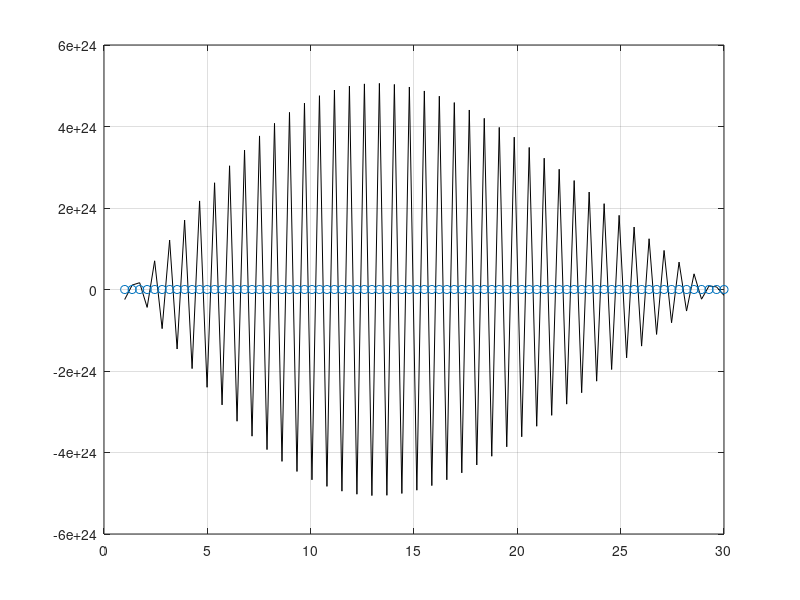

Reproduce this figure in MATLAB.
clc;close all; clear all;
X = 10; r = 0.05; sigma = 0.20;
T = 0.5; theta = 0.5;
N = 81;
M = 100;
S = linspace(1,30,N);
dt = T/M;
y = log(S);
dy = y(2)-y(1);
%dy = 0.3;
c = 1;
[call, put] = blsprice(S,X,r,T,sigma);
for j = 1:N
    y(j) = (j-1)*dy;
end
phi = zeros(N,N);
for i = 1:N
    for j = 1:N
        phi(i,j) = sqrt((y(i) - y(j))^2 + (4*dy)^2);
    end
end
L =  zeros(N,N);
Ly =  zeros(N,N);
Lyy =  zeros(N,N);
L = phi;
for i = 1:N
    for j = 1:N
        Ly(i,j) = (y(i)-y(j))/(sqrt((y(i) - y(j))^2 + (4*dy)^2));
    end
end
for i = 1:N
    for j = 1:N
        Lyy(i,j) = 1/sqrt((y(i) - y(j))^2 + 4*dy^2)-(y(i)-y(j))^2/(sqrt((y(i) - y(j))^2 + (4*dy)^2))^3;
    end
end
P=r*(eye(N))-(0.5*sigma^2)*(pinv(L)*Lyy)-(r-(0.5*sigma^2))*(pinv(L)*Ly);
[D,E]=eig(P);
%Uo = zeros(1,N);
Uo = max(X-S,0);
K = pinv(D)*pinv(L)*Uo';
alpha = zeros(N,1);
Un = zeros(N,1);
sum = zeros(N,1);
for i = 1:100
    t = T-dt;
    for j = 1:N
        alpha = sum + K(j)*exp(E(j,j)*t)*D(:,j);
        sum = alpha;
    end
    alpha = real(alpha);
    Un = phi*alpha;
end
plot(S,Un,'k',S,put,'o')
grid on





